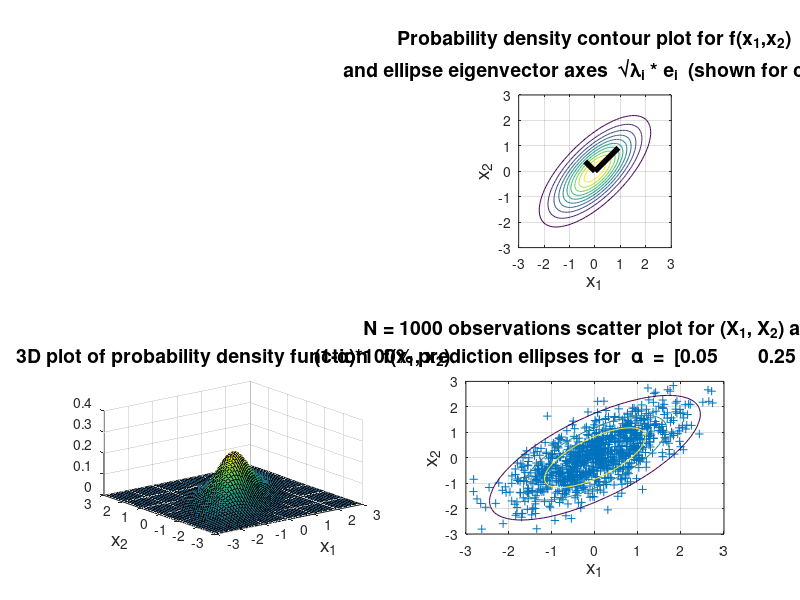

This chart was generated by the following MATLAB code: (Note: this script raises an error after producing the figure.)
clc;clear;close all

mu1 = 0;
mu2 = 0;
sigma1 = 1;
sigma2 = 1;
var1 = sigma1^2;
var2 = sigma2^2;
rho = 0.7;

mu = [mu1 mu2];
Sigma = [var1 rho*sqrt(var1*var2); rho*sqrt(var1*var2) var2];

x1 = mu1-3*sigma1:6*sigma1/50:mu1+3*sigma1; 
x2 = mu2-3*sigma2:6*sigma2/50:mu2+3*sigma2;
[X1,X2] = meshgrid(x1,x2);
F = mvnpdf([X1(:) X2(:)],mu,Sigma);
F = reshape(F,length(x2),length(x1));

figure
subplot(2,2,3)
surf(x1,x2,F);
caxis([min(F(:))-.5*range(F(:)),max(F(:))]);
axis([-3 3 -3 3 0 .4])
xlabel('x_1','Fontsize',14); ylabel('x_2','Fontsize',14);title('3D plot of probability density function   f(x_1, x_2)','Fontsize',14)

subplot(2,2,2)
maxvar = max(var1,var2);
contour(x1,x2,F),axis square,title({'Probability density contour plot for f(x_1,x_2)';'and ellipse eigenvector axes  {\surd}{\lambda}_i * e_i  (shown for c^2=1) '},'Fontsize',14),grid,...
    axis([mu1-3*sqrt(maxvar) mu1+3*sqrt(maxvar) mu2-3*sqrt(maxvar) mu2+3*sqrt(maxvar)]),xlabel('x_1','Fontsize',14); ylabel('x_2','Fontsize',14)
hold on
[V, lambda] = eig(Sigma);
line([mu1  mu1+sqrt(lambda(1,1))*V(1,1)],[mu2 mu2+sqrt(lambda(1,1))*V(2,1)],'LineWidth',4,'Color','k')
line([mu1  mu1+sqrt(lambda(2,2))*V(1,2)],[mu2 mu2+sqrt(lambda(2,2))*V(2,2)],'LineWidth',4,'Color','k')
hold off

subplot(224)
N = 1000;
obs = mvnrnd(mu,Sigma,N);
alpha = [0.5 0.25 0.05];
plot(obs(:,1),obs(:,2),'+'),grid,axis([mu1-3*sqrt(maxvar) mu1+3*sqrt(maxvar) mu2-3*sqrt(maxvar) mu2+3*sqrt(maxvar)]),...
    xlabel('x_1','Fontsize',14); ylabel('x_2','Fontsize',14),...
    title({['N = ' num2str(N) ' observations scatter plot for (X_1, X_2) and'];['(1-{\alpha})*100% prediction ellipses for  {\alpha}  =  [' num2str(fliplr(alpha)) ']']},'Fontsize',14)
hold on

df = 2;
c = chi2inv(1-alpha,df);
C = (1/(2*pi*sqrt(det(Sigma)))).*exp(-c/2);
contour(x1,x2,F,C,'Color','k','LineWidth',2),axis square
hold off

subplot(221)
axis off
text(0.1,1.2,'Bivariate normal distribution parameters and "geometry"','Fontsize',14)
text(0.1,1.09,'(X_1,X_2) ~ N({\mu},{\Sigma})','Fontsize',12)
text(0.1,1,['{\mu} = [' num2str(mu1) ', ' num2str(mu2) ']'],'Fontsize',12)
text(0.3,1,['[{\sigma}_1, {\sigma}_2 ] = [' num2str(sigma1) ', ' num2str(sigma2) ']'],'Fontsize',12) 
text(0.6,1,['{\rho} = ' num2str(rho)],'Fontsize',12)
text(0.1,0.92,['{\Sigma} = [' num2str(Sigma(1,1)) '  ' num2str(Sigma(1,2)) '; ' num2str(Sigma(2,1)) '  ' num2str(Sigma(2,2))  ']'],'Fontsize',12) 
text(0.1,0.83,['total variation                =   {\Sigma}_i {\lambda}_i   =   {\sigma}_1^2 + {\sigma}_2^2   =   ' num2str(Sigma(1,1)+Sigma(2,2))],'Fontsize',12)
text(0.1,0.73,['generalized variance   =   | {\Sigma} |    =   {\Pi}_i {\lambda}_i  =   {\sigma}_1^2 * {\sigma}_2^2 * (1 - {\rho}^2)   =   ' num2str(det(Sigma))],'Fontsize',12)
text(0.1,0.65,'------------------------------------------------------------------------------------------------------------------------------------')
text(0.1,0.58,'constant density contour ellipses   (x-{\mu})^T*{\Sigma}^-^1*(x-{\mu}) = c^2','Fontsize',12)
text(0.1,0.46,['eigenvalues and vectors for {\Sigma}        {\lambda}_1 = ' num2str(lambda(1,1)) '       e_1 = [' num2str(V(1,1),3) '  ' num2str(V(2,1),3) ']'],'Fontsize',12)  
text(0.1,0.38,['                                                           {\lambda}_2 = ' num2str(lambda(2,2)) '       e_2 = [' num2str(V(1,2),3) '  ' num2str(V(2,2),3) ']'],'Fontsize',12)
text(0.1,0.32,'------------------------------------------------------------------------------------------------------------------------------------')
text(0.1,0.23,'Mahalanobis (statistical) distance   (x-{\mu})^T*{\Sigma}^-^1*(x-{\mu}) ~ {\chi}^2_2','Fontsize',12)
text(0.1,0.16,'------------------------------------------------------------------------------------------------------------------------------------')
text(0.1,0.08,'therefore  c^2 = {\chi}^2_2_,_{\alpha}  gives (1-{\alpha})*100% prediction ellipses for observations,  x_i','Fontsize',12)
text(0.1,-0.02,['ellipse half-length axes    {\surd}{\lambda}_i * {\surd}{\chi}^2_2_,_{\alpha} * e_i   =    [' num2str(sqrt(lambda(1,1)),3) ' * e_1,   '  num2str(sqrt(lambda(2,2)),3) ' *e_2] * {\surd}{\chi}^2_2_,_{\alpha}'],'Fontsize',12)
text(0.1,-0.12,['ellipse areas  A_{\alpha} =  {\pi} * {\chi}^2_2_,_{\alpha} * {\surd}|{\Sigma}|   =   [' num2str(pi*fliplr(c)*sqrt(det(Sigma)),3) ']'],'Fontsize',12)
text(0.1,-0.19,['                                              for   {\alpha}    =   [' num2str(fliplr(alpha)) ']'],'Fontsize',12)
text(0.1,-0.24,'------------------------------------------------------------------------------------------------------------------------------------')

